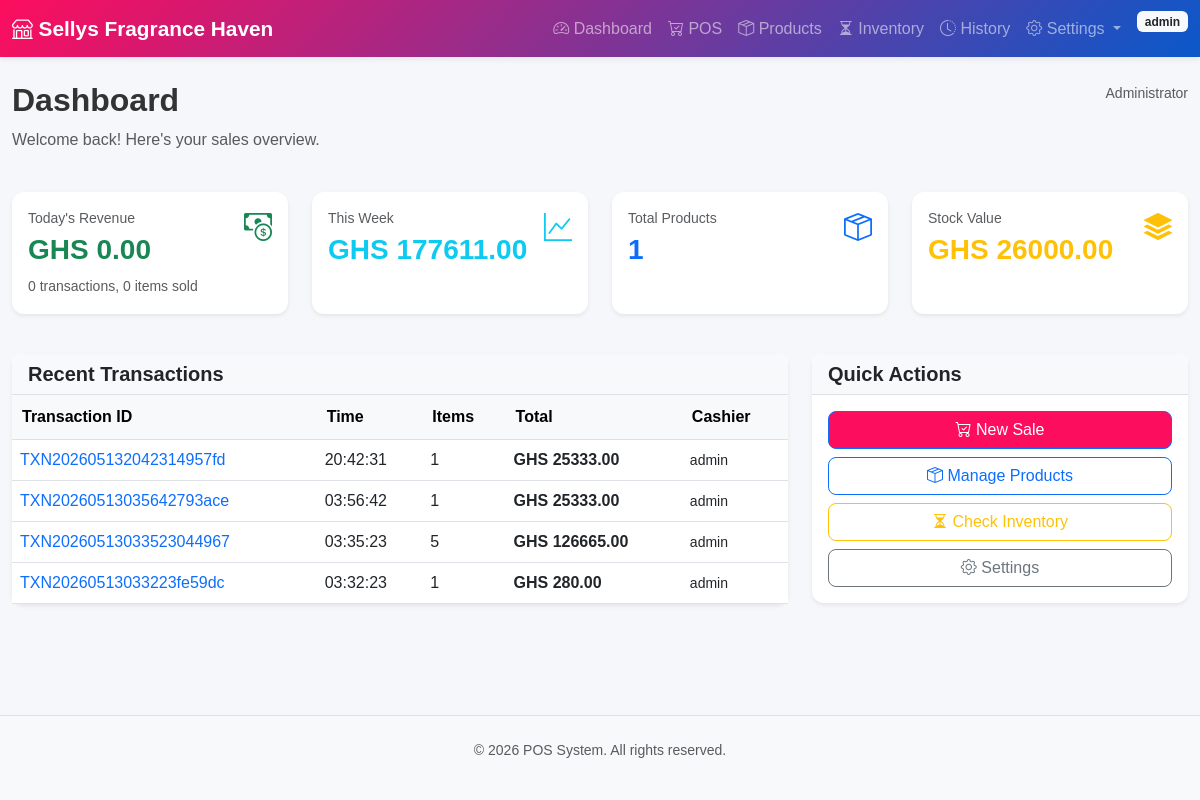
The app's page /dashboard (signed in) with its own data.
### app/models/__init__.py (models this page shows, shortened)
class User(UserMixin, db.Model):
    __tablename__ = 'users'
    id = db.Column(db.Integer, primary_key=True)
    username = db.Column(db.String(80), unique=True, nullable=False, index=True)
    password_hash = db.Column(db.String(255), nullable=False)
    email = db.Column(db.String(120), unique=True)
    full_name = db.Column(db.String(120))
    role = db.Column(db.String(20), default='cashier')  # admin, manager, cashier
    is_active = db.Column(db.Boolean, default=True)
    created_at = db.Column(db.DateTime, default=datetime.utcnow)
    updated_at = db.Column(db.DateTime, default=datetime.utcnow, onupdate=datetime.utcnow)

class Sale(db.Model):
    __tablename__ = 'sales'
    id = db.Column(db.Integer, primary_key=True)
    transaction_id = db.Column(db.String(50), unique=True, nullable=False, index=True)
    user_id = db.Column(db.Integer, db.ForeignKey('users.id'), nullable=False)
    subtotal = db.Column(db.Float, default=0)
    discount = db.Column(db.Float, default=0)
    tax = db.Column(db.Float, default=0)
    total = db.Column(db.Float, nullable=False)
    cash_received = db.Column(db.Float, nullable=False)
    change = db.Column(db.Float, default=0)
    payment_method = db.Column(db.String(50), default='cash')  # cash, card, etc
    notes = db.Column(db.Text)
    created_at = db.Column(db.DateTime, default=datetime.utcnow, index=True)
    user = db.relationship('User', backref='sales')
    sale_items = db.relationship('SaleItem', backref='sale', lazy=True, cascade='all, delete-orphan')
    def get_items_quantity(self):
        return sum(item.quantity for item in self.sale_items)
    def get_items_subtotal(self):
        return sum(item.total_price for item in self.sale_items)
    def get_calculated_total(self):
        return self.get_items_subtotal() - self.discount + self.tax

class SaleItem(db.Model):
    __tablename__ = 'sale_items'
    id = db.Column(db.Integer, primary_key=True)
    sale_id = db.Column(db.Integer, db.ForeignKey('sales.id'), nullable=False)
    product_id = db.Column(db.Integer, db.ForeignKey('products.id'), nullable=False)
    quantity = db.Column(db.Integer, nullable=False)
    unit_price = db.Column(db.Float, nullable=False)
    total_price = db.Column(db.Float, nullable=False)

### app/routes/dashboard.py (the view)
@dashboard_bp.route('/', methods=['GET'])
@dashboard_bp.route('/dashboard', methods=['GET'])
@login_required
def index():
    today = datetime.utcnow().date()
    today_sales = Sale.query.filter(
        func.date(Sale.created_at) == today
    ).all()
    today_revenue = sum(sale.get_calculated_total() for sale in today_sales)
    today_transactions = len(today_sales)
    today_items_sold = sum(sale.get_items_quantity() for sale in today_sales)
    week_start = datetime.utcnow().date() - timedelta(days=7)
    week_sales = Sale.query.filter(
        func.date(Sale.created_at) >= week_start
    ).all()
    week_revenue = sum(sale.get_calculated_total() for sale in week_sales)
    active_products = Product.query.filter_by(is_active=True)
    total_products = active_products.count()
    low_stock_products = active_products.filter(
        Product.stock_quantity <= Product.low_stock_threshold
    ).all()
    total_stock_value = db.session.query(
        func.sum(Product.stock_quantity * Product.cost_price)
    ).filter(Product.is_active == True).scalar() or 0
    recent_sales = Sale.query.order_by(Sale.created_at.desc()).limit(10).all()
    total_staff = User.query.count()
    return render_template('dashboard/index.html',
                         today_revenue=today_revenue,
                         today_transactions=today_transactions,
                         today_items_sold=today_items_sold,
                         week_revenue=week_revenue,
                         total_products=total_products,
                         low_stock_products=low_stock_products,
                         total_stock_value=total_stock_value,
                         recent_sales=recent_sales,
                         total_staff=total_staff)

### app/utils/helpers.py (called while the page is built)
def format_currency(amount, currency_symbol='GHS'):
    try:
        return f"{currency_symbol} {float(amount):.2f}"
    except (ValueError, TypeError):
        return f"{currency_symbol} 0.00"

### app/templates/dashboard/index.html (shortened to what this page needs)
{% extends "base.html" %}
{% block content %}
<div class="container-fluid">
    <div class="row mb-4">
        <div class="col">
            <h1 class="h2 fw-bold">Dashboard</h1>
            <p class="text-muted">Welcome back! Here's your sales overview.</p>
        </div>
        <div class="col-auto">
            <small class="text-muted">{{ current_user.full_name or current_user.username }}</small>
        </div>
    </div>
    <div class="row mb-4">
        <div class="col-md-3 mb-3">
            <div class="card shadow-sm border-0 h-100">
                <div class="card-body">
                    <div class="d-flex justify-content-between align-items-start">
                        <div>
                            <p class="text-muted small mb-1">Today's Revenue</p>
                            <h3 class="text-success fw-bold">{{ today_revenue|currency }}</h3>
                        </div>
                        <i class="bi bi-cash-coin text-success fs-3"></i>
                    </div>
                    <small class="text-muted">{{ today_transactions }} transactions, {{ today_items_sold }} items sold</small>
                </div>
            </div>
        </div>
        <div class="col-md-3 mb-3">
            <div class="card shadow-sm border-0 h-100">
                <div class="card-body">
                    <div class="d-flex justify-content-between align-items-start">
                        <div>
                            <p class="text-muted small mb-1">This Week</p>
                            <h3 class="text-info fw-bold">{{ week_revenue|currency }}</h3>
                        </div>
                        <i class="bi bi-graph-up text-info fs-3"></i>
                    </div>
                </div>
            </div>
        </div>
        <div class="col-md-3 mb-3">
            <div class="card shadow-sm border-0 h-100">
                <div class="card-body">
                    <div class="d-flex justify-content-between align-items-start">
                        <div>
                            <p class="text-muted small mb-1">Total Products</p>
                            <h3 class="text-primary fw-bold">{{ total_products }}</h3>
                        </div>
                        <i class="bi bi-box-seam text-primary fs-3"></i>
                    </div>
                </div>
            </div>
        </div>
        <div class="col-md-3 mb-3">
            <div class="card shadow-sm border-0 h-100">
                <div class="card-body">
                    <div class="d-flex justify-content-between align-items-start">
                        <div>
                            <p class="text-muted small mb-1">Stock Value</p>
                            <h3 class="text-warning fw-bold">{{ total_stock_value|currency }}</h3>
                        </div>
                        <i class="bi bi-stack text-warning fs-3"></i>
                    </div>
                </div>
            </div>
        </div>
    </div>
    <div class="row">
        <div class="col-lg-8 mb-4">
            <div class="card shadow-sm border-0">
                <div class="card-header bg-light border-bottom">
                    <h5 class="mb-0 fw-bold">Recent Transactions</h5>
                </div>
                <div class="card-body p-0">
                    {% if recent_sales %}
                    <div class="table-responsive">
                        <table class="table table-hover mb-0">
                            <thead class="table-light">
                                <tr>
                                    <th>Transaction ID</th>
                                    <th>Time</th>
                                    <th>Items</th>
                                    <th>Total</th>
                                    <th>Cashier</th>
                                </tr>
                            </thead>
                            <tbody>
                                {% for sale in recent_sales %}
                                <tr>
                                    <td>
                                        <a href="{{ url_for('sales.receipt', sale_id=sale.id) }}" class="text-decoration-none">
                                            {{ sale.transaction_id }}
                                        </a>
                                    </td>
                                    <td>{{ sale.created_at.strftime('%H:%M:%S') }}</td>
                                    <td>{{ sale.get_items_quantity() }}</td>
                                    <td><strong>{{ sale.get_calculated_total()|currency }}</strong></td>
                                    <td><small>{{ sale.user.username }}</small></td>
                                </tr>
                                {% endfor %}
                            </tbody>
                        </table>
                    </div>
                    {% else %}
                    <div class="text-center py-5 text-muted">
                        <i class="bi bi-inbox display-4"></i>
                        <p class="mt-2">No transactions yet</p>
                    </div>
                    {% endif %}
                </div>
            </div>
        </div>
        <div class="col-lg-4 mb-4">
            <div class="card shadow-sm border-0 mb-3">
                <div class="card-header bg-light border-bottom">
                    <h5 class="mb-0 fw-bold">Quick Actions</h5>
                </div>
                <div class="card-body">
                    <a href="{{ url_for('sales.pos') }}" class="btn btn-primary w-100 mb-2">
                        <i class="bi bi-cart-check"></i> New Sale
                    </a>
                    <a href="{{ url_for('products.index') }}" class="btn btn-outline-primary w-100 mb-2">
                        <i class="bi bi-box-seam"></i> Manage Products
                    </a>
                    <a href="{{ url_for('inventory.index') }}" class="btn btn-outline-warning w-100 mb-2">
                        <i class="bi bi-hourglass-split"></i> Check Inventory
                    </a>
                    {% if current_user.role == 'admin' %}
                    <a href="{{ url_for('settings.index') }}" class="btn btn-outline-secondary w-100">
                        <i class="bi bi-gear"></i> Settings
                    </a>
                    {% endif %}
                </div>
            </div>
        </div>
    </div>
</div>
{% endblock %}

### app/templates/base.html (shortened to what this page needs)
<!DOCTYPE html>
<html lang="en">
<head>
    <link href="https://cdn.jsdelivr.net/npm/bootstrap@5.3.0/dist/css/bootstrap.min.css" rel="stylesheet">
    <link href="https://cdn.jsdelivr.net/npm/bootstrap-icons@1.11.0/font/bootstrap-icons.css" rel="stylesheet">
    <link rel="stylesheet" href="{{ url_for('static', filename='css/style.css') }}">
</head>
<body>
    {% if current_user.is_authenticated %}
    <nav class="navbar navbar-expand-lg navbar-dark bg-primary sticky-top">
        <div class="container-fluid">
            <a class="navbar-brand fw-bold" href="{{ url_for('dashboard.index') }}">
                <i class="bi bi-shop"></i> Sellys Fragrance Haven
            </a>
            <div class="collapse navbar-collapse" id="navbarNav">
                <ul class="navbar-nav ms-auto">
                    <li class="nav-item">
                        <a class="nav-link" href="{{ url_for('dashboard.index') }}">
                            <i class="bi bi-speedometer2"></i> Dashboard
                        </a>
                    </li>
                    <li class="nav-item">
                        <a class="nav-link" href="{{ url_for('sales.pos') }}">
                            <i class="bi bi-cart-check"></i> POS
                        </a>
                    </li>
                    <li class="nav-item">
                        <a class="nav-link" href="{{ url_for('products.index') }}">
                            <i class="bi bi-box-seam"></i> Products
                        </a>
                    </li>
                    <li class="nav-item">
                        <a class="nav-link" href="{{ url_for('inventory.index') }}">
                            <i class="bi bi-hourglass-split"></i> Inventory
                        </a>
                    </li>
                    <li class="nav-item">
                        <a class="nav-link" href="{{ url_for('history.index') }}">
                            <i class="bi bi-clock-history"></i> History
                        </a>
                    </li>
                    {% if current_user.role in ['admin', 'manager'] %}
                    <li class="nav-item dropdown">
                        <a class="nav-link dropdown-toggle" href="#" id="settingsDropdown" role="button" data-bs-toggle="dropdown">
                            <i class="bi bi-gear"></i> Settings
                        </a>
                    </li>
                    {% else %}
                    <li class="nav-item">
                        <a class="nav-link" href="{{ url_for('auth.logout') }}">
                            <i class="bi bi-box-arrow-right"></i> Logout
                        </a>
                    </li>
                    {% endif %}
                    <li class="nav-item ms-2">
                        <span class="badge bg-light text-dark">{{ current_user.username }}</span>
                    </li>
                </ul>
            </div>
        </div>
    </nav>
    {% endif %}
    <main class="{% if current_user.is_authenticated %}py-4{% else %}min-vh-100 d-flex align-items-center justify-content-center{% endif %}">
        {% block content %}{% endblock %}
    </main>
    <footer class="bg-light py-4 mt-5 border-top">
        <div class="container text-center text-muted small">
            <p>&copy; 2026 POS System. All rights reserved.</p>
        </div>
    </footer>
</body>
</html>

### app/static/css/style.css (style rules this page uses)
:root { --primary-color: #fd0d5d; --success-color: #198754; --danger-color: #dc3545; --warning-color: #ffc107; --info-color: #0dcaf0; --bg: #f5f7fb; --card-bg: #ffffff; --border: #dee2e6; --shadow: 0 2px 6px rgba(0,0,0,0.08); --shadow-lg: 0 10px 30px rgba(0,0,0,0.12); --radius: 12px; --transition: 0.2s ease; }
* { margin: 0; padding: 0; box-sizing: border-box; transition: background-color var(--transition), color var(--transition), border-color var(--transition); }
body { font-family: Arial, sans-serif; background: var(--bg); color: #333; min-height: 100vh; }
.navbar { background: linear-gradient(135deg, var(--primary-color), #0a58ca) !important; box-shadow: var(--shadow); }
.navbar-brand { font-weight: 700; font-size: 1.3rem; }
.btn { border-radius: 8px; font-weight: 500; transition: var(--transition); }
.btn-primary { background: var(--primary-color); }
.card { background: var(--card-bg); border: 1px solid var(--border); border-radius: var(--radius); box-shadow: var(--shadow); }
.table { width: 100%; border-collapse: collapse; }
.table th { background: #f8f9fa; padding: 10px; }

### records on screen
User: username "admin", full_name "Administrator"
Sale: transaction_id "TXN202605132042314957fd", created_at "20:42:31", get_items_quantity "1", get_calculated_total "GHS 25333.00", user.username "admin"
Sale: transaction_id "TXN20260513035642793ace", created_at "03:56:42", get_items_quantity "1", get_calculated_total "GHS 25333.00", user.username "admin"
Sale: transaction_id "TXN20260513033523044967", created_at "03:35:23", get_items_quantity "5", get_calculated_total "GHS 126665.00", user.username "admin"
Sale: transaction_id "TXN20260513033223fe59dc", created_at "03:32:23", get_items_quantity "1", get_calculated_total "GHS 280.00", user.username "admin"

### other values on screen
{{ today_revenue|currency }} "GHS 0.00"
{{ today_transactions }} "0"
{{ today_items_sold }} "0"
{{ week_revenue|currency }} "GHS 177611.00"
{{ total_products }} "1"
{{ total_stock_value|currency }} "GHS 26000.00"
